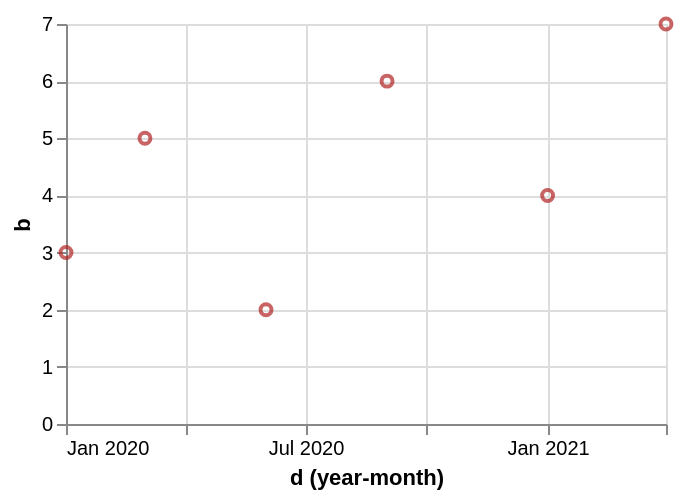

The specification (Vega-Lite) saved for this image:
### Vega-Lite specification from a JSON file in a GitHub repository (floating-point values rounded to 4 significant figures)
{"$schema": "https://vega.github.io/schema/vega-lite/v6.json", "data": {"values": [{"a": 1, "b": 3, "c": "x", "d": "2020-01-01"}, {"a": 2, "b": 5, "c": "y", "d": "2020-03-01"}, {"a": 3, "b": 2, "c": "x", "d": "2020-06-01"}, {"a": 4, "b": 6, "c": "z", "d": "2020-09-01"}, {"a": 5, "b": 4, "c": "y", "d": "2021-01-01"}, {"a": 6, "b": 7, "c": "z", "d": "2021-04-01"}]}, "width": 300, "height": 200, "params": [{"name": "b1", "select": {"type": "interval", "encodings": ["x"]}}], "mark": "point", "encoding": {"x": {"field": "d", "type": "temporal", "timeUnit": "yearmonth"}, "y": {"field": "b", "type": "quantitative"}, "color": {"condition": {"param": "b1", "value": "firebrick"}, "value": "lightgray"}}}
